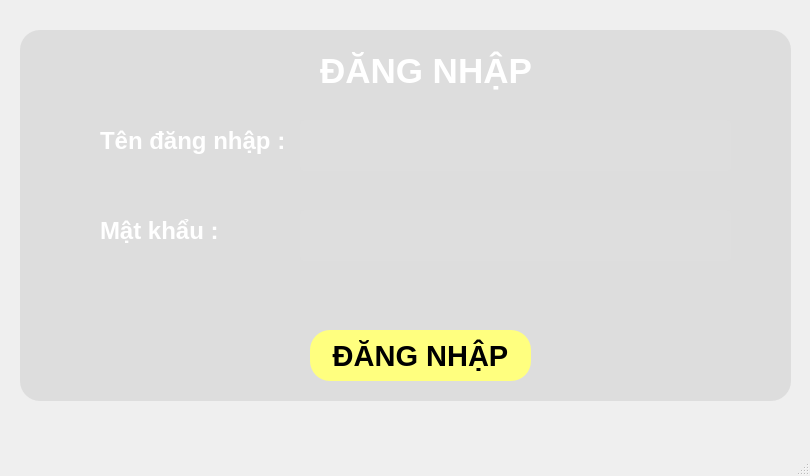
<?xml version="1.0" encoding="UTF-8"?>
<ui version="4.0">
 <class>MainWindow</class>
 <widget class="QMainWindow" name="MainWindow">
  <property name="geometry">
   <rect>
    <x>0</x>
    <y>0</y>
    <width>810</width>
    <height>476</height>
   </rect>
  </property>
  <property name="windowTitle">
   <string>MainWindow</string>
  </property>
  <widget class="QWidget" name="centralwidget">
   <widget class="QWidget" name="widget" native="true">
    <property name="geometry">
     <rect>
      <x>-10</x>
      <y>0</y>
      <width>821</width>
      <height>441</height>
     </rect>
    </property>
    <property name="styleSheet">
     <string notr="true">border-radius:20px;</string>
    </property>
    <widget class="QLabel" name="labelLogin">
     <property name="enabled">
      <bool>true</bool>
     </property>
     <property name="geometry">
      <rect>
       <x>10</x>
       <y>0</y>
       <width>811</width>
       <height>441</height>
      </rect>
     </property>
     <property name="styleSheet">
      <string notr="true">border-image: url(:/image/child-girl-schoolgirl-elementary-school-student-123686003.jpg);
border-radius :20px;
</string>
     </property>
     <property name="text">
      <string/>
     </property>
     <property name="scaledContents">
      <bool>true</bool>
     </property>
    </widget>
    <widget class="QLabel" name="label_2">
     <property name="geometry">
      <rect>
       <x>30</x>
       <y>30</y>
       <width>771</width>
       <height>371</height>
      </rect>
     </property>
     <property name="styleSheet">
      <string notr="true">
background-color: rgb(177, 177, 177,75);
border-radius:20px;</string>
     </property>
     <property name="text">
      <string/>
     </property>
    </widget>
    <widget class="QLabel" name="label_3">
     <property name="geometry">
      <rect>
       <x>330</x>
       <y>30</y>
       <width>221</width>
       <height>81</height>
      </rect>
     </property>
     <property name="font">
      <font>
       <family>Tahoma</family>
       <pointsize>26</pointsize>
       <weight>75</weight>
       <bold>true</bold>
      </font>
     </property>
     <property name="styleSheet">
      <string notr="true">color: rgb(255, 255, 255);</string>
     </property>
     <property name="text">
      <string>ĐĂNG NHẬP </string>
     </property>
    </widget>
    <widget class="QLabel" name="label_4">
     <property name="geometry">
      <rect>
       <x>110</x>
       <y>120</y>
       <width>191</width>
       <height>41</height>
      </rect>
     </property>
     <property name="font">
      <font>
       <family>Tahoma</family>
       <pointsize>18</pointsize>
       <weight>75</weight>
       <bold>true</bold>
      </font>
     </property>
     <property name="styleSheet">
      <string notr="true">color: rgb(255, 255, 255);</string>
     </property>
     <property name="text">
      <string>Tên đăng nhập : </string>
     </property>
    </widget>
    <widget class="QLineEdit" name="lineTenDangNhap">
     <property name="geometry">
      <rect>
       <x>310</x>
       <y>120</y>
       <width>431</width>
       <height>51</height>
      </rect>
     </property>
     <property name="styleSheet">
      <string notr="true">border-radius:5px;
background-color: rgb(223, 223, 223,150 );
</string>
     </property>
    </widget>
    <widget class="QLabel" name="label_5">
     <property name="geometry">
      <rect>
       <x>110</x>
       <y>210</y>
       <width>191</width>
       <height>41</height>
      </rect>
     </property>
     <property name="font">
      <font>
       <family>Tahoma</family>
       <pointsize>18</pointsize>
       <weight>75</weight>
       <bold>true</bold>
      </font>
     </property>
     <property name="styleSheet">
      <string notr="true">color: rgb(255, 255, 255);</string>
     </property>
     <property name="text">
      <string>Mật khẩu : </string>
     </property>
    </widget>
    <widget class="QPushButton" name="btnDangNhap">
     <property name="geometry">
      <rect>
       <x>320</x>
       <y>330</y>
       <width>221</width>
       <height>51</height>
      </rect>
     </property>
     <property name="font">
      <font>
       <family>Tahoma</family>
       <pointsize>22</pointsize>
       <weight>75</weight>
       <bold>true</bold>
      </font>
     </property>
     <property name="styleSheet">
      <string notr="true">color: rgb(0, 0, 0);
background-color: rgb(255, 255, 127);
</string>
     </property>
     <property name="text">
      <string>ĐĂNG NHẬP</string>
     </property>
    </widget>
    <widget class="QLineEdit" name="lineMatKhau">
     <property name="geometry">
      <rect>
       <x>310</x>
       <y>210</y>
       <width>431</width>
       <height>51</height>
      </rect>
     </property>
     <property name="styleSheet">
      <string notr="true">border-radius:5px;
background-color: rgb(223, 223, 223,150 );
</string>
     </property>
    </widget>
    <widget class="QLabel" name="textError">
     <property name="geometry">
      <rect>
       <x>160</x>
       <y>280</y>
       <width>571</width>
       <height>41</height>
      </rect>
     </property>
     <property name="font">
      <font>
       <family>Tahoma</family>
       <pointsize>16</pointsize>
       <weight>75</weight>
       <bold>true</bold>
      </font>
     </property>
     <property name="styleSheet">
      <string notr="true">color: rgb(255, 0, 0);</string>
     </property>
     <property name="text">
      <string/>
     </property>
    </widget>
   </widget>
  </widget>
  <widget class="QMenuBar" name="menubar">
   <property name="geometry">
    <rect>
     <x>0</x>
     <y>0</y>
     <width>810</width>
     <height>21</height>
    </rect>
   </property>
  </widget>
  <widget class="QStatusBar" name="statusbar"/>
 </widget>
 <resources>
  <include location="../img/login.qrc"/>
 </resources>
 <connections/>
</ui>
